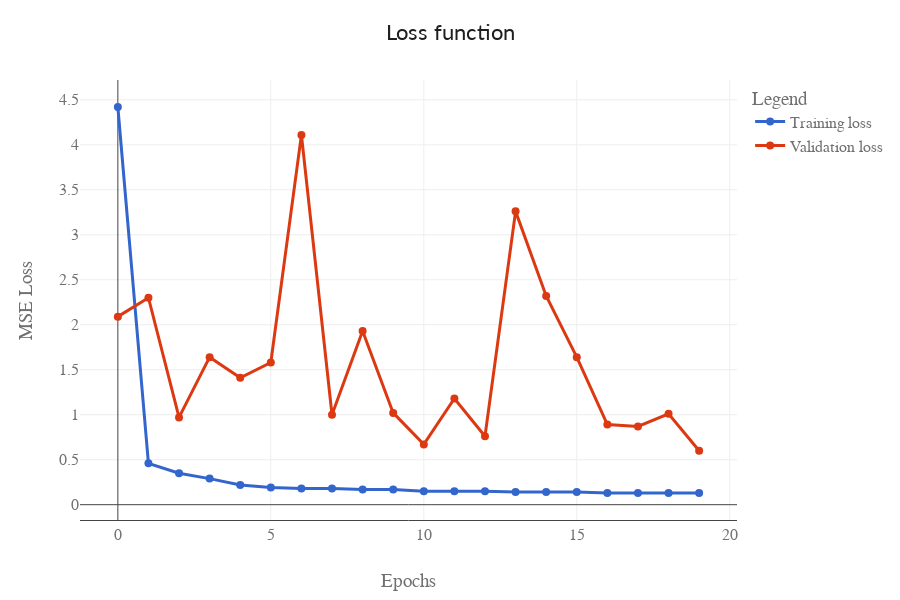

The code cell stored with this chart in its notebook:
### Code cell
vis.plot_loss(history)

### Figure 1 — Plotly figure (JSON) as saved in the notebook; plotly's stock layout.template omitted (floating-point values rounded to 4 significant figures)
{"data": [{"line": {"width": 3}, "marker": {"size": 8}, "mode": "lines+markers", "name": "Training loss", "type": "scatter", "x": [0, 1, 2, 3, 4, 5, 6, 7, 8, 9, 10, 11, 12, 13, 14, 15, 16, 17, 18, 19], "y": [4.42, 0.46, 0.35, 0.29, 0.22, 0.19, 0.18, 0.18, 0.17, 0.17, 0.15, 0.15, 0.15, 0.14, 0.14, 0.14, 0.13, 0.13, 0.13, 0.13]}, {"line": {"width": 3}, "marker": {"size": 8}, "mode": "lines+markers", "name": "Validation loss", "type": "scatter", "x": [0, 1, 2, 3, 4, 5, 6, 7, 8, 9, 10, 11, 12, 13, 14, 15, 16, 17, 18, 19], "y": [2.09, 2.3, 0.97, 1.64, 1.41, 1.58, 4.11, 1, 1.93, 1.02, 0.67, 1.18, 0.76, 3.26, 2.32, 1.64, 0.89, 0.87, 1.01, 0.6]}], "layout": {"height": 600, "legend": {"title": {"text": "Legend"}}, "margin": {"b": 80, "l": 80, "r": 80, "t": 80}, "title": {"text": "Loss function"}, "width": 900, "xaxis": {"title": {"text": "Epochs"}}, "yaxis": {"title": {"text": "MSE Loss"}}}}
